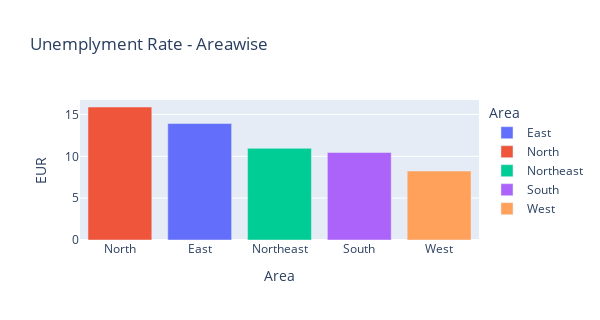

Notebook cell for this chart:
### Code cell
fig = px.bar(Area,x='Area',y='EUR',color='Area',title='Unemplyment Rate - Areawise')
fig.update_layout(xaxis={'categoryorder':'total descending'},height=320,width=600)
fig.show()

### Figure 1 — Plotly figure (JSON) as saved in the notebook; plotly's stock layout.template omitted (floating-point values rounded to 4 significant figures)
{"data": [{"alignmentgroup": "True", "hovertemplate": "Area=%{x}<br>EUR=%{y}<extra></extra>", "legendgroup": "East", "marker": {"color": "#636efa", "pattern": {"shape": ""}}, "name": "East", "offsetgroup": "East", "orientation": "v", "showlegend": true, "textposition": "auto", "type": "bar", "x": ["East"], "xaxis": "x", "y": [13.92], "yaxis": "y"}, {"alignmentgroup": "True", "hovertemplate": "Area=%{x}<br>EUR=%{y}<extra></extra>", "legendgroup": "North", "marker": {"color": "#EF553B", "pattern": {"shape": ""}}, "name": "North", "offsetgroup": "North", "orientation": "v", "showlegend": true, "textposition": "auto", "type": "bar", "x": ["North"], "xaxis": "x", "y": [15.89], "yaxis": "y"}, {"alignmentgroup": "True", "hovertemplate": "Area=%{x}<br>EUR=%{y}<extra></extra>", "legendgroup": "Northeast", "marker": {"color": "#00cc96", "pattern": {"shape": ""}}, "name": "Northeast", "offsetgroup": "Northeast", "orientation": "v", "showlegend": true, "textposition": "auto", "type": "bar", "x": ["Northeast"], "xaxis": "x", "y": [10.95], "yaxis": "y"}, {"alignmentgroup": "True", "hovertemplate": "Area=%{x}<br>EUR=%{y}<extra></extra>", "legendgroup": "South", "marker": {"color": "#ab63fa", "pattern": {"shape": ""}}, "name": "South", "offsetgroup": "South", "orientation": "v", "showlegend": true, "textposition": "auto", "type": "bar", "x": ["South"], "xaxis": "x", "y": [10.45], "yaxis": "y"}, {"alignmentgroup": "True", "hovertemplate": "Area=%{x}<br>EUR=%{y}<extra></extra>", "legendgroup": "West", "marker": {"color": "#FFA15A", "pattern": {"shape": ""}}, "name": "West", "offsetgroup": "West", "orientation": "v", "showlegend": true, "textposition": "auto", "type": "bar", "x": ["West"], "xaxis": "x", "y": [8.239], "yaxis": "y"}], "layout": {"barmode": "relative", "height": 320, "legend": {"title": {"text": "Area"}, "tracegroupgap": 0}, "title": {"text": "Unemplyment Rate - Areawise"}, "width": 600, "xaxis": {"anchor": "y", "categoryarray": ["East", "North", "Northeast", "South", "West"], "categoryorder": "total descending", "domain": [0, 1], "title": {"text": "Area"}}, "yaxis": {"anchor": "x", "domain": [0, 1], "title": {"text": "EUR"}}}}
